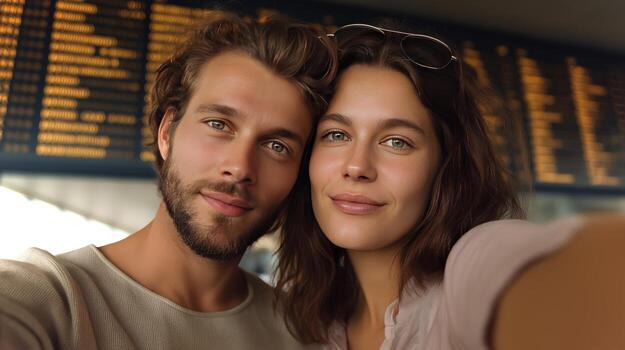
#> input picture images/test.jpg, 625 x 350 px
$ python -i detector.py   (imports and definitions only)
#> lines starting #> are read from the running program, lines starting #| are printed output that depends on the picture
#> further down, picture is the input picture: shape (350, 625, 3); mean B, G, R 58.5, 75.5, 101.2
import cv2


class FaceEyeDetector:

    def __init__(self):

        base = cv2.data.haarcascades

        self.face_cascade = cv2.CascadeClassifier(
            base + "haarcascade_frontalface_default.xml"
        )

        self.eye_cascade = cv2.CascadeClassifier(
            base + "haarcascade_eye.xml"
        )

    def detect(self, frame):

        gray = cv2.cvtColor(
            frame,
            cv2.COLOR_BGR2GRAY
        )
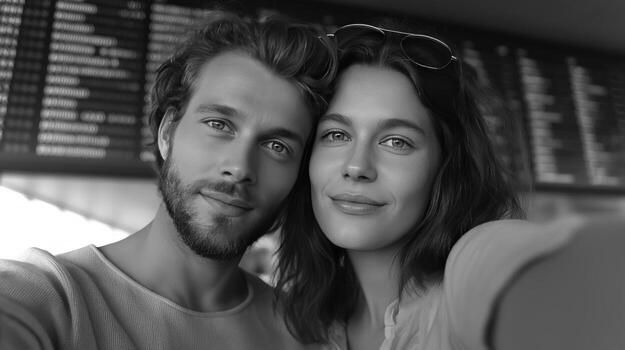
#> gray: shape (350, 625); min 0, max 255, mean 81.3

        faces = self.face_cascade.detectMultiScale(
            gray,
            scaleFactor=1.1,
            minNeighbors=5,
            minSize=(60, 60)
        )
#> faces = [[290, 80, 149, 149], [155, 61, 178, 178]]

        results = []

        for (x, y, w, h) in faces:

            face_gray = gray[
                y:y+h,
                x:x+w
            ]

            eyes = self.eye_cascade.detectMultiScale(
                face_gray,
                scaleFactor=1.1,
                minNeighbors=5,
                minSize=(20, 20)
            )

            results.append(
                {
                    "box": (x, y, w, h),
                    "eyes": eyes
                }
            )
#> this loop made 2 passes
#> (x, y, w, h, eyes) on passes 1 to 2: (290, 80, 149, 149, [[26, 36, 41, 41], [81, 39, 45, 45]]), (155, 61, 178, 178, [[39, 40, 50, 50], [99, 64, 42, 42]])
#> pass 1, in detect, `face_gray = gray[ y:y+h, x:x+w ]`:
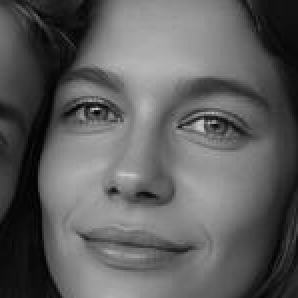
#> face_gray: shape (149, 149) (shown 2 times larger); min 0, max 201, mean 94
#> pass 2, in detect, `face_gray = gray[ y:y+h, x:x+w ]`:
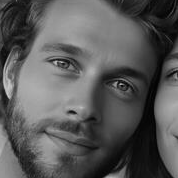
#> face_gray: shape (178, 178); min 0, max 203, mean 88.7
#> after the loop, results = 2 items

        return results

>>> import cv2
>>> picture = cv2.imread('../images/test.jpg')
>>> result = FaceEyeDetector().detect(picture)
#> result = 2 items
